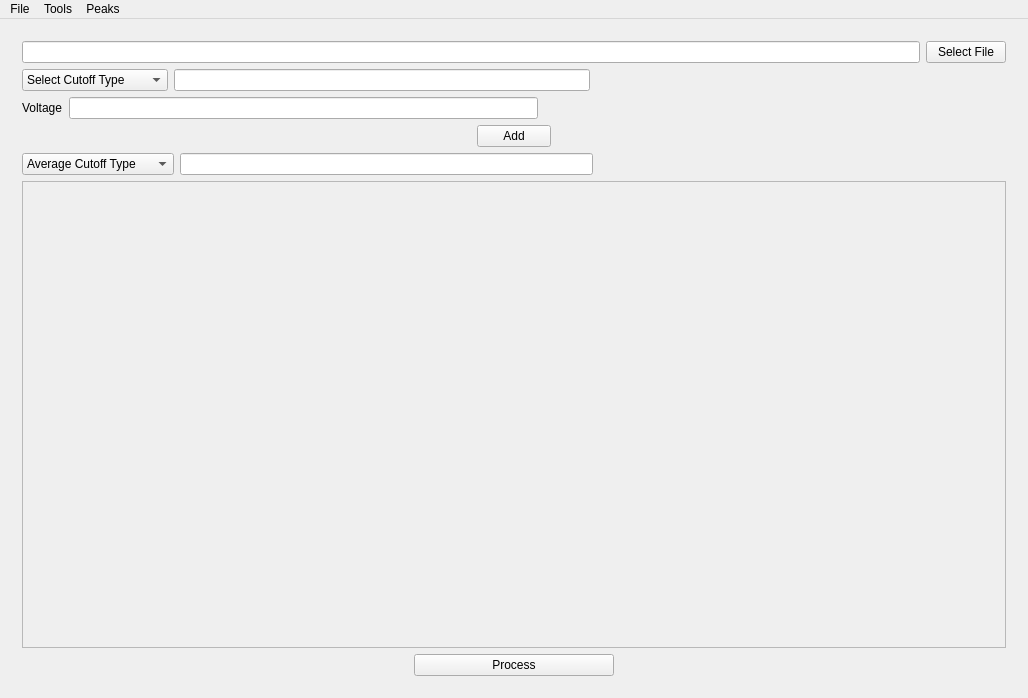
<?xml version="1.0" encoding="UTF-8"?>
<ui version="4.0">
 <class>ReaderWindow</class>
 <widget class="QMainWindow" name="ReaderWindow">
  <property name="geometry">
   <rect>
    <x>0</x>
    <y>0</y>
    <width>1028</width>
    <height>698</height>
   </rect>
  </property>
  <property name="maximumSize">
   <size>
    <width>16777215</width>
    <height>16777215</height>
   </size>
  </property>
  <property name="windowTitle">
   <string>ReaderWindow</string>
  </property>
  <property name="layoutDirection">
   <enum>Qt::LeftToRight</enum>
  </property>
  <widget class="QWidget" name="centralWidget">
   <property name="sizePolicy">
    <sizepolicy hsizetype="Expanding" vsizetype="Expanding">
     <horstretch>0</horstretch>
     <verstretch>0</verstretch>
    </sizepolicy>
   </property>
   <layout class="QVBoxLayout" name="verticalLayout_3">
    <item>
     <widget class="QStackedWidget" name="stackedWidget">
      <widget class="QWidget" name="InputPage">
       <layout class="QVBoxLayout" name="verticalLayout">
        <item>
         <layout class="QVBoxLayout" name="verticalLayout_4">
          <item>
           <layout class="QHBoxLayout" name="horizontalLayout_4">
            <property name="bottomMargin">
             <number>0</number>
            </property>
            <item>
             <widget class="QLineEdit" name="fileNameBox"/>
            </item>
            <item>
             <widget class="QPushButton" name="pushButton">
              <property name="maximumSize">
               <size>
                <width>107</width>
                <height>16777215</height>
               </size>
              </property>
              <property name="text">
               <string>Select File</string>
              </property>
             </widget>
            </item>
           </layout>
          </item>
          <item>
           <layout class="QHBoxLayout" name="horizontalLayout_6">
            <item>
             <widget class="QComboBox" name="cutoffSelect">
              <property name="minimumSize">
               <size>
                <width>146</width>
                <height>0</height>
               </size>
              </property>
              <item>
               <property name="text">
                <string>Select Cutoff Type</string>
               </property>
              </item>
              <item>
               <property name="text">
                <string>Median</string>
               </property>
              </item>
              <item>
               <property name="text">
                <string>Median Multiple</string>
               </property>
              </item>
              <item>
               <property name="text">
                <string>Percent of Max</string>
               </property>
              </item>
              <item>
               <property name="text">
                <string>Absolute</string>
               </property>
              </item>
             </widget>
            </item>
            <item>
             <widget class="QLineEdit" name="cutoffAmount"/>
            </item>
            <item>
             <spacer name="horizontalSpacer">
              <property name="orientation">
               <enum>Qt::Horizontal</enum>
              </property>
              <property name="sizeHint" stdset="0">
               <size>
                <width>40</width>
                <height>20</height>
               </size>
              </property>
             </spacer>
            </item>
           </layout>
          </item>
         </layout>
        </item>
        <item>
         <layout class="QHBoxLayout" name="horizontalLayout_14">
          <item>
           <widget class="QLabel" name="label_5">
            <property name="text">
             <string>Voltage</string>
            </property>
           </widget>
          </item>
          <item>
           <widget class="QLineEdit" name="fileVoltage"/>
          </item>
          <item>
           <spacer name="horizontalSpacer_4">
            <property name="orientation">
             <enum>Qt::Horizontal</enum>
            </property>
            <property name="sizeHint" stdset="0">
             <size>
              <width>40</width>
              <height>20</height>
             </size>
            </property>
           </spacer>
          </item>
         </layout>
        </item>
        <item>
         <layout class="QHBoxLayout" name="horizontalLayout_10">
          <item>
           <widget class="QPushButton" name="AddFile">
            <property name="maximumSize">
             <size>
              <width>74</width>
              <height>16777215</height>
             </size>
            </property>
            <property name="text">
             <string>Add</string>
            </property>
           </widget>
          </item>
         </layout>
        </item>
        <item>
         <layout class="QHBoxLayout" name="horizontalLayout_12">
          <item>
           <widget class="QComboBox" name="averageCutoffType">
            <property name="minimumSize">
             <size>
              <width>152</width>
              <height>0</height>
             </size>
            </property>
            <item>
             <property name="text">
              <string>Average Cutoff Type</string>
             </property>
            </item>
            <item>
             <property name="text">
              <string>Median</string>
             </property>
            </item>
            <item>
             <property name="text">
              <string>Median Multiple</string>
             </property>
            </item>
            <item>
             <property name="text">
              <string>Percent of Max</string>
             </property>
            </item>
            <item>
             <property name="text">
              <string>Absolute</string>
             </property>
            </item>
           </widget>
          </item>
          <item>
           <widget class="QLineEdit" name="averageCutoff"/>
          </item>
          <item>
           <spacer name="horizontalSpacer_3">
            <property name="orientation">
             <enum>Qt::Horizontal</enum>
            </property>
            <property name="sizeHint" stdset="0">
             <size>
              <width>40</width>
              <height>20</height>
             </size>
            </property>
           </spacer>
          </item>
         </layout>
        </item>
        <item>
         <widget class="QScrollArea" name="scrollArea">
          <property name="enabled">
           <bool>true</bool>
          </property>
          <property name="maximumSize">
           <size>
            <width>16777215</width>
            <height>16777215</height>
           </size>
          </property>
          <property name="widgetResizable">
           <bool>true</bool>
          </property>
          <widget class="QWidget" name="FilesBox">
           <property name="geometry">
            <rect>
             <x>0</x>
             <y>0</y>
             <width>990</width>
             <height>460</height>
            </rect>
           </property>
           <layout class="QVBoxLayout" name="verticalLayout_7">
            <item>
             <widget class="QWidget" name="fileSpacer" native="true">
              <layout class="QVBoxLayout" name="verticalLayout_8">
               <item>
                <spacer name="verticalSpacer_2">
                 <property name="orientation">
                  <enum>Qt::Vertical</enum>
                 </property>
                 <property name="sizeHint" stdset="0">
                  <size>
                   <width>20</width>
                   <height>447</height>
                  </size>
                 </property>
                </spacer>
               </item>
              </layout>
             </widget>
            </item>
           </layout>
          </widget>
         </widget>
        </item>
        <item>
         <layout class="QHBoxLayout" name="horizontalLayout_5">
          <item>
           <widget class="QPushButton" name="pushButton_2">
            <property name="maximumSize">
             <size>
              <width>200</width>
              <height>16777215</height>
             </size>
            </property>
            <property name="text">
             <string>Process</string>
            </property>
           </widget>
          </item>
         </layout>
        </item>
       </layout>
      </widget>
      <widget class="QWidget" name="GraphPage">
       <layout class="QHBoxLayout" name="horizontalLayout_2">
        <item>
         <widget class="QScrollArea" name="scrollArea_2">
          <property name="maximumSize">
           <size>
            <width>300</width>
            <height>16777215</height>
           </size>
          </property>
          <property name="widgetResizable">
           <bool>true</bool>
          </property>
          <widget class="QWidget" name="scrollAreaWidgetContents">
           <property name="geometry">
            <rect>
             <x>0</x>
             <y>0</y>
             <width>298</width>
             <height>639</height>
            </rect>
           </property>
           <property name="maximumSize">
            <size>
             <width>395</width>
             <height>16777215</height>
            </size>
           </property>
           <layout class="QVBoxLayout" name="verticalLayout_9">
            <item>
             <widget class="QPushButton" name="pushButton_4">
              <property name="text">
               <string>Clear Text</string>
              </property>
             </widget>
            </item>
            <item>
             <widget class="QTextEdit" name="PeakList">
              <property name="sizePolicy">
               <sizepolicy hsizetype="Fixed" vsizetype="Expanding">
                <horstretch>0</horstretch>
                <verstretch>0</verstretch>
               </sizepolicy>
              </property>
              <property name="minimumSize">
               <size>
                <width>0</width>
                <height>0</height>
               </size>
              </property>
              <property name="maximumSize">
               <size>
                <width>395</width>
                <height>16777215</height>
               </size>
              </property>
              <property name="readOnly">
               <bool>true</bool>
              </property>
             </widget>
            </item>
           </layout>
          </widget>
         </widget>
        </item>
        <item>
         <layout class="QVBoxLayout" name="verticalLayout_2">
          <property name="spacing">
           <number>2</number>
          </property>
          <property name="sizeConstraint">
           <enum>QLayout::SetDefaultConstraint</enum>
          </property>
          <property name="rightMargin">
           <number>0</number>
          </property>
          <item>
           <widget class="QPushButton" name="legendToggle">
            <property name="maximumSize">
             <size>
              <width>120</width>
              <height>16777215</height>
             </size>
            </property>
            <property name="text">
             <string>Toggle Legend</string>
            </property>
           </widget>
          </item>
          <item>
           <widget class="QLabel" name="label_4">
            <property name="text">
             <string>        O            C</string>
            </property>
           </widget>
          </item>
          <item>
           <widget class="QScrollArea" name="VisibilityArea">
            <property name="maximumSize">
             <size>
              <width>170</width>
              <height>16777215</height>
             </size>
            </property>
            <property name="widgetResizable">
             <bool>true</bool>
            </property>
            <widget class="QWidget" name="VisibilityBox">
             <property name="geometry">
              <rect>
               <x>0</x>
               <y>0</y>
               <width>168</width>
               <height>554</height>
              </rect>
             </property>
             <layout class="QVBoxLayout" name="verticalLayout_6">
              <item>
               <layout class="QHBoxLayout" name="horizontalLayout_11"/>
              </item>
             </layout>
            </widget>
           </widget>
          </item>
          <item>
           <widget class="QWidget" name="widget" native="true">
            <property name="maximumSize">
             <size>
              <width>170</width>
              <height>16777215</height>
             </size>
            </property>
            <layout class="QHBoxLayout" name="horizontalLayout_13">
             <item>
              <widget class="QPushButton" name="HideAll">
               <property name="maximumSize">
                <size>
                 <width>60</width>
                 <height>16777215</height>
                </size>
               </property>
               <property name="text">
                <string>Hide All</string>
               </property>
              </widget>
             </item>
             <item>
              <widget class="QPushButton" name="ShowAll">
               <property name="maximumSize">
                <size>
                 <width>60</width>
                 <height>16777215</height>
                </size>
               </property>
               <property name="text">
                <string>Show All</string>
               </property>
              </widget>
             </item>
            </layout>
           </widget>
          </item>
         </layout>
        </item>
        <item>
         <widget class="QCustomPlot" name="plot" native="true">
          <property name="sizePolicy">
           <sizepolicy hsizetype="Expanding" vsizetype="Expanding">
            <horstretch>0</horstretch>
            <verstretch>0</verstretch>
           </sizepolicy>
          </property>
          <layout class="QHBoxLayout" name="horizontalLayout_3"/>
         </widget>
        </item>
       </layout>
      </widget>
      <widget class="QWidget" name="saveGraph">
       <layout class="QVBoxLayout" name="verticalLayout_5">
        <item>
         <layout class="QHBoxLayout" name="horizontalLayout_7">
          <item>
           <widget class="QLabel" name="label_2">
            <property name="text">
             <string>Width</string>
            </property>
           </widget>
          </item>
          <item>
           <widget class="QLineEdit" name="graphWidth"/>
          </item>
         </layout>
        </item>
        <item>
         <layout class="QHBoxLayout" name="horizontalLayout_8">
          <item>
           <widget class="QLabel" name="label_3">
            <property name="text">
             <string>Height</string>
            </property>
           </widget>
          </item>
          <item>
           <widget class="QLineEdit" name="graphHeight"/>
          </item>
         </layout>
        </item>
        <item>
         <layout class="QHBoxLayout" name="horizontalLayout">
          <item>
           <widget class="QLabel" name="label">
            <property name="text">
             <string>File Type</string>
            </property>
           </widget>
          </item>
          <item>
           <widget class="QComboBox" name="graphFileType">
            <item>
             <property name="text">
              <string>Png</string>
             </property>
            </item>
            <item>
             <property name="text">
              <string>Jpg</string>
             </property>
            </item>
            <item>
             <property name="text">
              <string>Bmp</string>
             </property>
            </item>
            <item>
             <property name="text">
              <string>PDF</string>
             </property>
            </item>
           </widget>
          </item>
          <item>
           <spacer name="horizontalSpacer_2">
            <property name="orientation">
             <enum>Qt::Horizontal</enum>
            </property>
            <property name="sizeHint" stdset="0">
             <size>
              <width>40</width>
              <height>20</height>
             </size>
            </property>
           </spacer>
          </item>
         </layout>
        </item>
        <item>
         <spacer name="verticalSpacer_3">
          <property name="orientation">
           <enum>Qt::Vertical</enum>
          </property>
          <property name="sizeHint" stdset="0">
           <size>
            <width>20</width>
            <height>40</height>
           </size>
          </property>
         </spacer>
        </item>
        <item>
         <layout class="QHBoxLayout" name="horizontalLayout_9">
          <item>
           <widget class="QPushButton" name="pushButton_3">
            <property name="maximumSize">
             <size>
              <width>125</width>
              <height>16777215</height>
             </size>
            </property>
            <property name="text">
             <string>Save</string>
            </property>
           </widget>
          </item>
         </layout>
        </item>
       </layout>
      </widget>
     </widget>
    </item>
   </layout>
  </widget>
  <widget class="QMenuBar" name="menuBar">
   <property name="geometry">
    <rect>
     <x>0</x>
     <y>0</y>
     <width>1028</width>
     <height>21</height>
    </rect>
   </property>
   <widget class="QMenu" name="menuFile">
    <property name="title">
     <string>File</string>
    </property>
    <addaction name="actionReset"/>
    <addaction name="actionGraph_Window"/>
    <addaction name="actionSave_Graph"/>
   </widget>
   <widget class="QMenu" name="menuTools">
    <property name="title">
     <string>Tools</string>
    </property>
    <addaction name="actionSet_CI_Range"/>
    <addaction name="actionSet_EI_Range"/>
    <addaction name="actionCalculate_Ratio"/>
    <addaction name="actionCalculate_All_Ratios"/>
   </widget>
   <widget class="QMenu" name="menuPeaks">
    <property name="title">
     <string>Peaks</string>
    </property>
    <addaction name="actionSum_Peaks"/>
    <addaction name="actionSum_Peaks_all_graphs"/>
   </widget>
   <addaction name="menuFile"/>
   <addaction name="menuTools"/>
   <addaction name="menuPeaks"/>
  </widget>
  <action name="actionReset">
   <property name="text">
    <string>Main Window</string>
   </property>
  </action>
  <action name="actionGraph_Window">
   <property name="text">
    <string>Graph Window</string>
   </property>
  </action>
  <action name="actionSave_Graph">
   <property name="text">
    <string>Save Graph</string>
   </property>
  </action>
  <action name="actionSet_CI_Range">
   <property name="text">
    <string>Set CI Range</string>
   </property>
  </action>
  <action name="actionSet_EI_Range">
   <property name="text">
    <string>Set EI Range</string>
   </property>
  </action>
  <action name="actionCalculate_Ratio">
   <property name="text">
    <string>Calculate Ratio</string>
   </property>
  </action>
  <action name="actionCalculate_All_Ratios">
   <property name="text">
    <string>Calculate All Ratios</string>
   </property>
  </action>
  <action name="actionSum_Peaks">
   <property name="text">
    <string>Sum Peaks</string>
   </property>
  </action>
  <action name="actionSum_Peaks_all_graphs">
   <property name="text">
    <string>Sum Peaks(all graphs)</string>
   </property>
  </action>
 </widget>
 <layoutdefault spacing="6" margin="11"/>
 <customwidgets>
  <customwidget>
   <class>QCustomPlot</class>
   <extends>QWidget</extends>
   <header>qcustomplot.h</header>
   <container>1</container>
  </customwidget>
 </customwidgets>
 <resources/>
 <connections>
  <connection>
   <sender>actionReset</sender>
   <signal>triggered()</signal>
   <receiver>ReaderWindow</receiver>
   <slot>on_resetAction_clicked()</slot>
   <hints>
    <hint type="sourcelabel">
     <x>-1</x>
     <y>-1</y>
    </hint>
    <hint type="destinationlabel">
     <x>199</x>
     <y>149</y>
    </hint>
   </hints>
  </connection>
  <connection>
   <sender>actionGraph_Window</sender>
   <signal>triggered()</signal>
   <receiver>ReaderWindow</receiver>
   <slot>on_graphAction_clicked()</slot>
   <hints>
    <hint type="sourcelabel">
     <x>-1</x>
     <y>-1</y>
    </hint>
    <hint type="destinationlabel">
     <x>465</x>
     <y>168</y>
    </hint>
   </hints>
  </connection>
  <connection>
   <sender>actionSave_Graph</sender>
   <signal>triggered()</signal>
   <receiver>ReaderWindow</receiver>
   <slot>on_saveGraphButton_clicked()</slot>
   <hints>
    <hint type="sourcelabel">
     <x>-1</x>
     <y>-1</y>
    </hint>
    <hint type="destinationlabel">
     <x>465</x>
     <y>339</y>
    </hint>
   </hints>
  </connection>
 </connections>
 <slots>
  <slot>on_resetAction_clicked()</slot>
  <slot>on_graphAction_clicked()</slot>
  <slot>on_saveGraphButton_clicked()</slot>
  <slot>on_About_clicked()</slot>
 </slots>
</ui>
